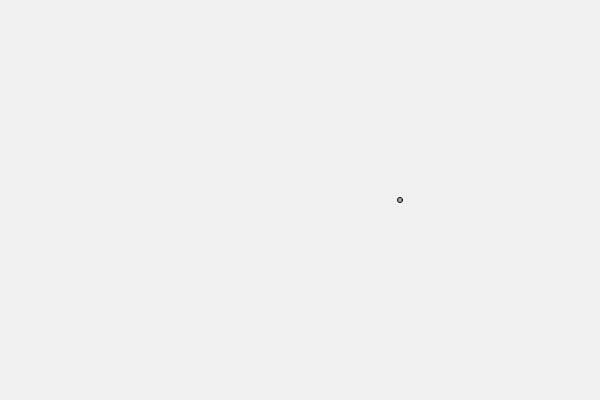
Frame 1 (no input)
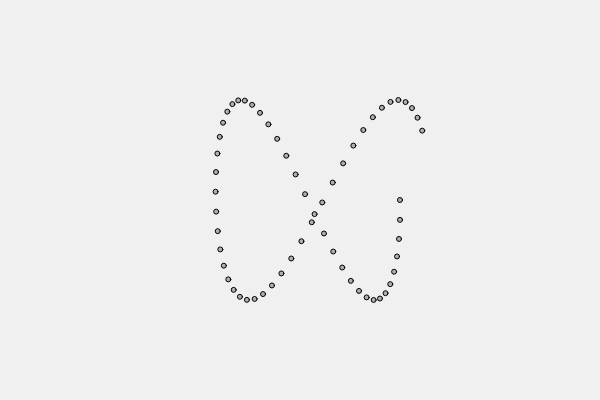
Frame 60 (no input)
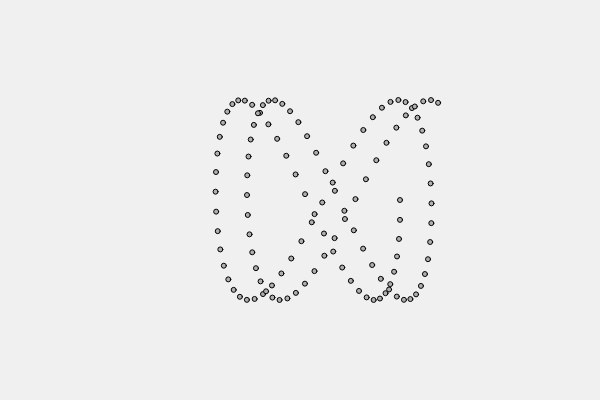
Frame 120 (the mouse pressed at the canvas centre since frame 60)

The p5.js sketch that drew these frames (run headless with seeded random() and noise() and a simulated clock; from frame 60 on, the mouse is pressed at the canvas centre):

// p5.js sketch
// ── sketch.js
let pos;
let currentTheta;
let r;
let speed = 0.1;

function setup() {
    createCanvas(600, 400);
    background(240);
    pos = createVector(50, height / 2);
    currentTheta = 0;
}

function draw() {
    fill(175);

    translate(width / 2, height / 2);

    //======Start パターン.1==============
    pos.x = 5 * currentTheta + 100 * cos(currentTheta);
    pos.y = 100 * sin(currentTheta * 2);
    ellipse(pos.x, pos.y, 5, 5);

    currentTheta += speed;

    //======End パターン.1==============

    //======Start パターン.2==============
    // r = 300 * cos(currentTheta);
    // pos = polarToCartesian(r, currentTheta);

    // ellipse(pos.x, pos.y, 5, 5);

    // currentTheta += speed;
    // if (currentTheta > Math.PI) {
    //     currentTheta = 0;
    //     console.log("currentTheta is reset", currentTheta);
    //     background(240);
    // }

    //======End パターン.2==============
}



/**
 * Converts polar coordinates (r, theta) to Cartesian coordinates (x, y).
 *
 * @param {number} r - The radial distance from the origin.
 * @param {number} theta - The angle in radians from the positive x-axis.
 * @returns {Object} An object with x and y properties representing the Cartesian coordinates.
 * @returns {number} return.x - The x-coordinate in Cartesian coordinates.
 * @returns {number} return.y - The y-coordinate in Cartesian coordinates.
 *
 * @example
 * // Convert polar coordinates (r = 5, theta = Math.PI / 4) to Cartesian coordinates.
 * const cartesian = polarToCartesian(5, Math.PI / 4);
 * console.log(cartesian); // { x: 3.535..., y: 3.535... }
 */
function polarToCartesian(r, theta) {
    let x = r * Math.cos(theta);
    let y = r * Math.sin(theta);
    return { x: x, y: y };
}

/**
 * Converts Cartesian coordinates (x, y) to polar coordinates (r, theta).
 *
 * @param {number} x - The x-coordinate in Cartesian coordinates.
 * @param {number} y - The y-coordinate in Cartesian coordinates.
 * @returns {Object} An object with r and theta properties representing the polar coordinates.
 * @returns {number} return.r - The radial distance from the origin.
 * @returns {number} return.theta - The angle in radians from the positive x-axis.
 *
 * @example
 * // Convert Cartesian coordinates (x = 3, y = 4) to polar coordinates.
 * const polar = cartesianToPolar(3, 4);
 * console.log(polar); // { r: 5, theta: 0.927... }
 */
function cartesianToPolar(x, y) {
    let r = Math.sqrt(x * x + y * y);
    let radians = Math.atan2(y, x);
    let theta = radians * (180 / Math.PI)
    return { r: r, theta: theta };

}
